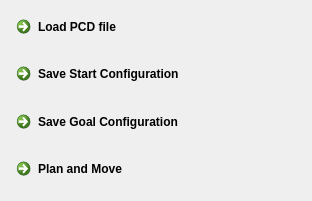
<?xml version="1.0" encoding="UTF-8"?>
<ui version="4.0">
 <class>PlanningPlugin</class>
 <widget class="QDockWidget" name="PlanningPlugin">
  <property name="geometry">
   <rect>
    <x>0</x>
    <y>0</y>
    <width>312</width>
    <height>201</height>
   </rect>
  </property>
  <property name="windowTitle">
   <string>Planning</string>
  </property>
  <widget class="QWidget" name="dockWidgetContents">
   <layout class="QVBoxLayout" name="verticalLayout">
    <item>
     <widget class="QCommandLinkButton" name="commandLinkButton">
      <property name="text">
       <string>Load PCD file</string>
      </property>
     </widget>
    </item>
    <item>
     <widget class="QCommandLinkButton" name="saveStartButton">
      <property name="text">
       <string>Save Start Configuration</string>
      </property>
     </widget>
    </item>
    <item>
     <widget class="QCommandLinkButton" name="saveGoalButton">
      <property name="text">
       <string>Save Goal Configuration</string>
      </property>
     </widget>
    </item>
    <item>
     <widget class="QCommandLinkButton" name="PlanMoveButton">
      <property name="text">
       <string>Plan and Move</string>
      </property>
     </widget>
    </item>
   </layout>
  </widget>
 </widget>
 <resources/>
 <connections/>
 <slots>
  <slot>testslot()</slot>
 </slots>
</ui>
